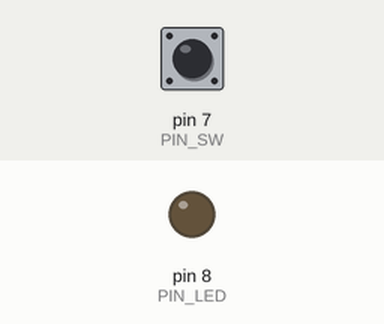
This sketch was run on a simulated Arduino Uno, built with avr-gcc and run on an emulated ATmega328P. Parts: output pins drawn as LEDs (lit = HIGH). Inputs (shaded band) come from the test bench; at power-on: pin 7 (PIN_SW) LOW.

Above: at 1.2 s.
1.3 s: pin 7 (PIN_SW) pulled HIGH for 0.15 s
At 1.42 s:
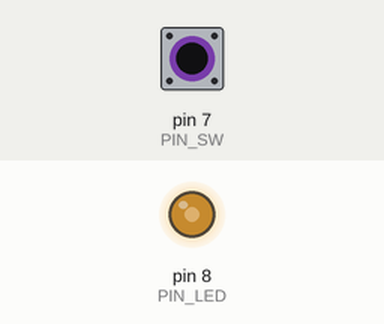
2.9 s: pin 7 (PIN_SW) pulled HIGH for 1 s
At 4.8 s:
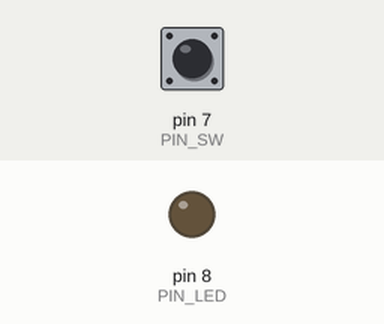
Timing chart, 0 to 6.3 s (numbered marks = the images above; inputs shaded):
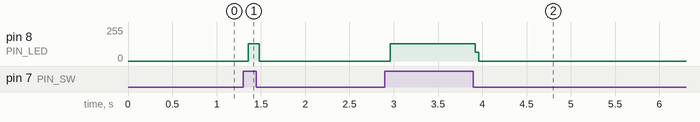

The sketch:

blinking_led.ino
```cpp
int PIN_SW = 7;
int PIN_LED = 8;

// Andrew Toader - Added my name from Andrew-Branch
// Zack Benning - Added my name from Zack-Branch
//Stephen Wagner - Added my name from Stephen-Branch

void setup()
{
  /* Setup code
   * PIN7 is INPUT (SW2)
   * PIN8 is OUTPUT (LED)
   */
  pinMode(PIN_SW, INPUT);
  pinMode(PIN_LED, OUTPUT);
}

void loop()
{
  digitalWrite(PIN_LED, LOW);

  // Check if switch is pressed, and if it is, blink LED
  if(digitalRead(PIN_SW) == HIGH)
  {
    digitalWrite(PIN_LED, HIGH);
    delay(5);
    digitalWrite(PIN_LED, LOW);
    delay(5);
  }
}
```

Measured:
- after the input at 1.3 s, pin 8 (PIN_LED): 0/255 → 128/255 after 0.06 s, → 0/255 0.12 s later
- after the input at 2.9 s, pin 8 (PIN_LED): 0/255 → 128/255 after 0.06 s, → 0/255 0.96 s later
